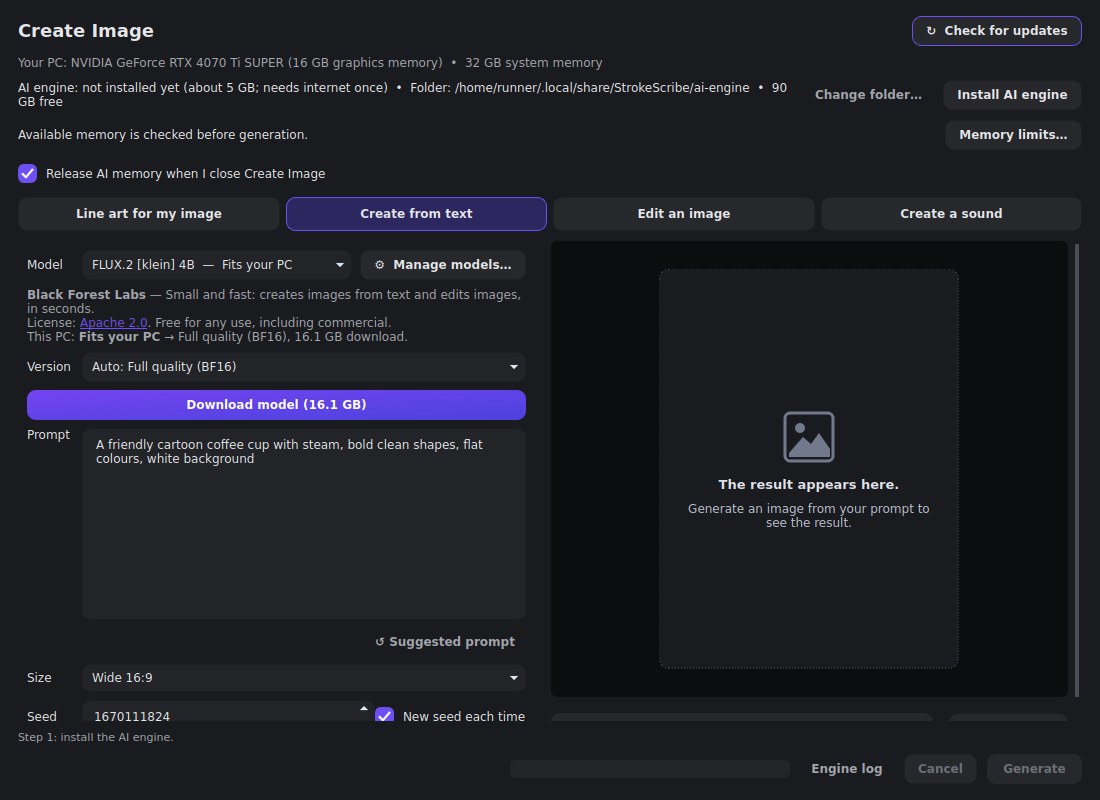
#> input picture create-image-dark.png, 1100 x 800 px
$ python -i png_cleanup.py   (imports and definitions only)
#> lines starting #> are read from the running program, lines starting #| are printed output that depends on the picture; after the words box and inside, x2 and y2 are one past the last pixel; in counts of white or black regions, pixels touching at a corner belong together
#> further down, picture is the input picture: PIL image 1100x800 RGB; mean R, G, B 31.6, 32.3, 38.8
#> in clean_background, `rgb, alpha = data[..., :3].astype(np.int32), data[..., 3]`: alpha: shape (800, 1100); every value is 255
"""Make a picture's transparency complete.

Many PNGs, especially AI-made ones, are not really transparent:
  * fake transparency: the grey-and-white checkerboard was painted INTO the
    picture, so it is solid;
  * a solid sheet behind the artwork (white, or any plain colour);
  * faint leftovers of background removal (pixels under ~25 % visible).

clean_background() finds the background from the picture's edges and removes
only what is connected to the edges, so white or grey parts INSIDE the artwork
(eyes, highlights, a white shirt surrounded by an outline) are kept.
"""
from __future__ import annotations

import numpy as np
from PIL import Image

FAINT_ALPHA = 64          # under ~25 % visible: background-removal leftovers
TOLERANCE = 22            # colour distance that still counts as background


def _edge_pixels(rgb, alpha, ring=3):
#> called with ring = 3
    h, w = alpha.shape
#> h = 800; w = 1100
    mask = np.zeros((h, w), bool)
    mask[:ring, :] = mask[-ring:, :] = True
    mask[:, :ring] = mask[:, -ring:] = True
    return rgb[mask], alpha[mask]


def background_colours(rgb, alpha):
    """The 1-3 colours of a solid or checkerboard background, or [] when the edges
    are already transparent or too varied to be a background."""
    colours, edge_alpha = _edge_pixels(rgb, alpha)
#> edge_alpha = 11364 values from 255 to 255
    opaque = edge_alpha > 250
    if opaque.mean() < .9:
        return []                                   # really transparent already
    colours = colours[opaque].astype(np.int32)
    keys = (colours // 8).astype(np.int32)
    flat = keys[:, 0] * 1024 + keys[:, 1] * 32 + keys[:, 2]
#> flat = 11364 values from 3171 to 3171
    values, counts = np.unique(flat, return_counts=True)
#> values = [3171]; counts = [11364]
    order = np.argsort(counts)[::-1]
#> order = [0]
    chosen, covered = [], 0
    for index in order[:6]:
        members = colours[flat == values[index]]
        centre = members.mean(0)
        if any(np.abs(centre - c).max() < TOLERANCE for c in chosen):
            covered += counts[index]; continue
        chosen.append(centre)
        covered += counts[index]
        if covered >= .9 * len(flat) or len(chosen) == 3:
            break
#> this loop made 1 pass
#> (centre, covered) on pass 1: ([26, 27, 30], 11364)
#> after the loop, chosen = [[26, 27, 30]]; covered = 11364
    if covered < .85 * len(flat):
        return []                                   # busy edges: a photo, not a background
    # Backgrounds are white, grey or black (a sheet or a checkerboard); a coloured
    # edge belongs to the artwork.
    if any(np.ptp(c) > 24 for c in chosen):
        return []
    return [np.array(c) for c in chosen]


def clean_background(image, faint=True, fake=True):
    """RGBA copy with fake/solid backgrounds and faint leftovers made transparent."""
    import cv2
    image = image.convert('RGBA')
    data = np.asarray(image).copy()
    rgb, alpha = data[..., :3].astype(np.int32), data[..., 3]
    if fake:
        colours = background_colours(rgb, alpha)
#> colours = [[26, 27, 30]]
        if colours:
            close = np.zeros(alpha.shape, bool)
            for c in colours:
                close |= np.abs(rgb - c).max(-1) <= TOLERANCE
#> this loop made 1 pass
#> pass 1, in clean_background, `close |= np.abs(rgb - c).max(-1) <= TOLERANCE`:
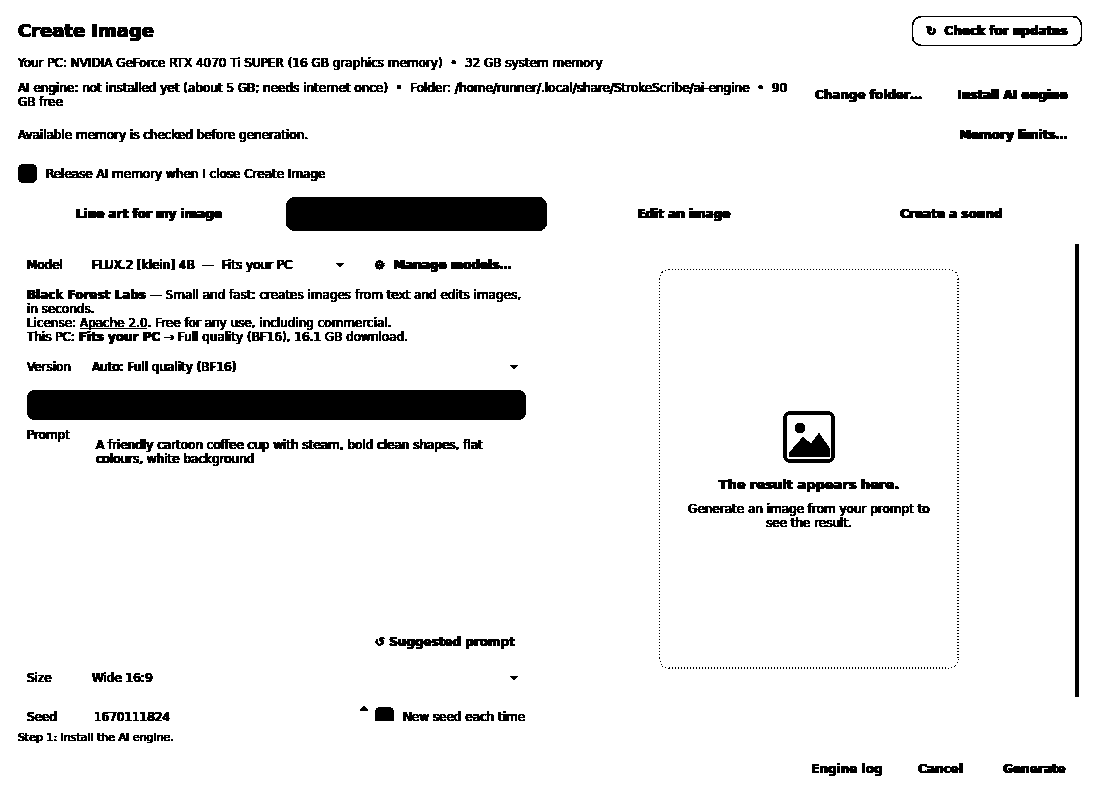
#> close: shape (800, 1100) bool; 92.8% white; 881 black regions (537 under 20 px), largest, box (x1, y1, x2, y2) and area: (27, 390, 526, 420) 14922, (286, 197, 547, 231) 8811, (1075, 244, 1079, 697) 1812
            close &= alpha > 0
            count, labels = cv2.connectedComponents(close.astype(np.uint8), connectivity=4)
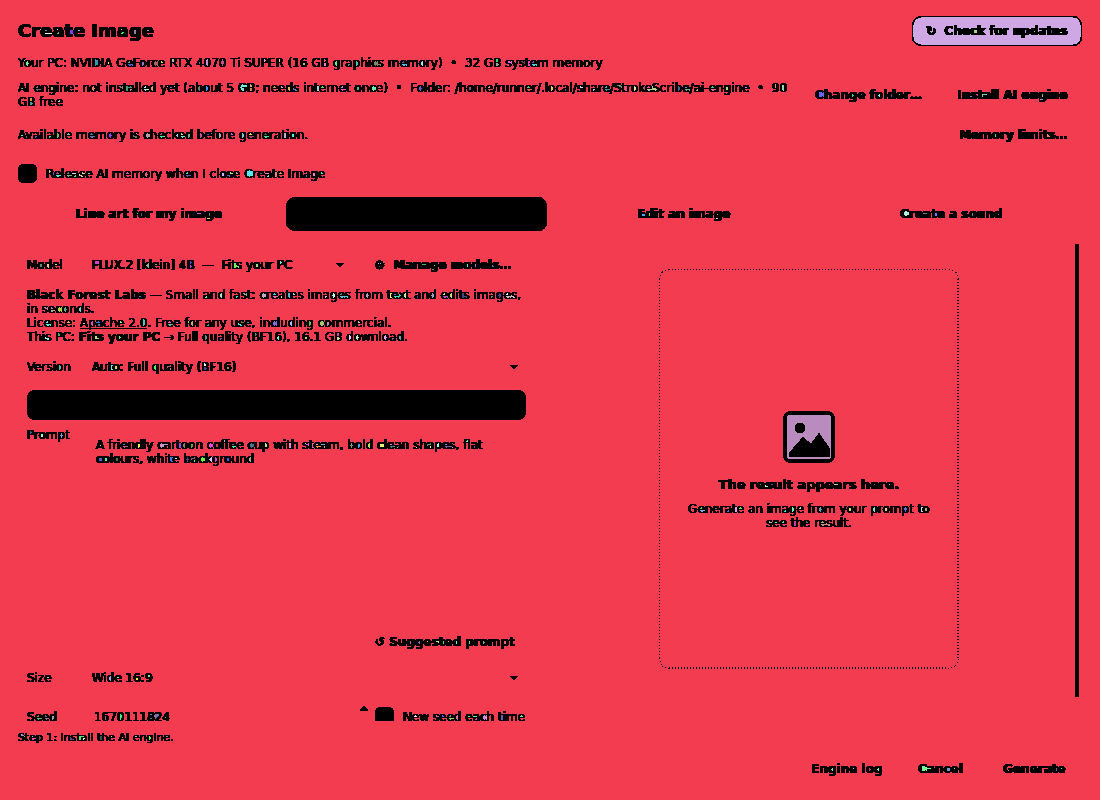
#> labels: shape (800, 1100) int32; 488 distinct labels, from 0 to 487; one colour per label, 0 black
#> count = 488
            edge = np.unique(np.concatenate([labels[0], labels[-1], labels[:, 0], labels[:, -1]]))
#> edge = [1]
            edge = edge[edge > 0]
            background = np.isin(labels, edge)
#> background: shape (800, 1100) bool; 91.9% white; 874 black regions (537 under 20 px), largest, box (x1, y1, x2, y2) and area: (27, 390, 526, 420) 14922, (286, 197, 547, 231) 8811, (912, 16, 1082, 46) 5037
            # Soft edge: antialiased pixels next to the removed background that are
            # still close to it become partly transparent instead of a light halo.
            near = cv2.dilate(background.astype(np.uint8), np.ones((3, 3), np.uint8)).astype(bool) & ~background
#> near: shape (800, 1100) bool; 3.1% white in thin lines or dots
            if near.any():
                distance = np.min([np.abs(rgb - c).max(-1) for c in colours], axis=0)
                fade = np.clip((distance - TOLERANCE) / (3 * TOLERANCE), 0, 1)
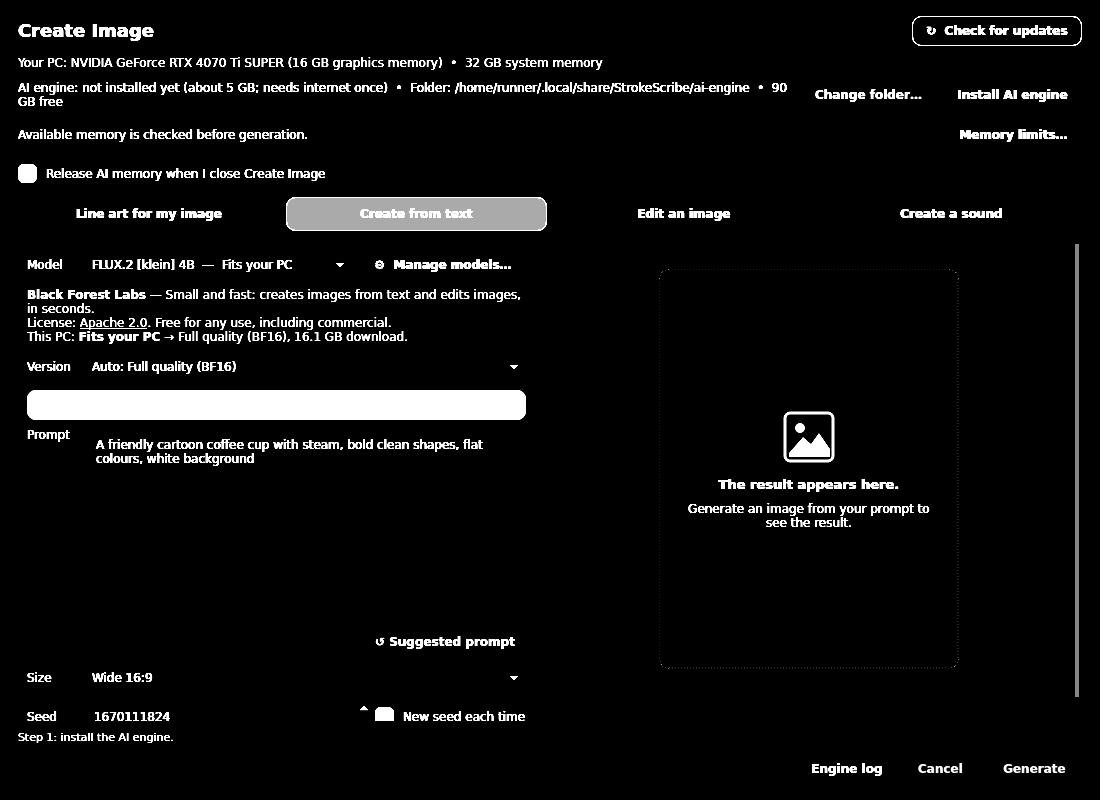
#> fade: shape (800, 1100) float64; min 0, max 1, mean 0.0617
                data[..., 3] = np.where(near, (alpha * fade).astype(np.uint8), data[..., 3])
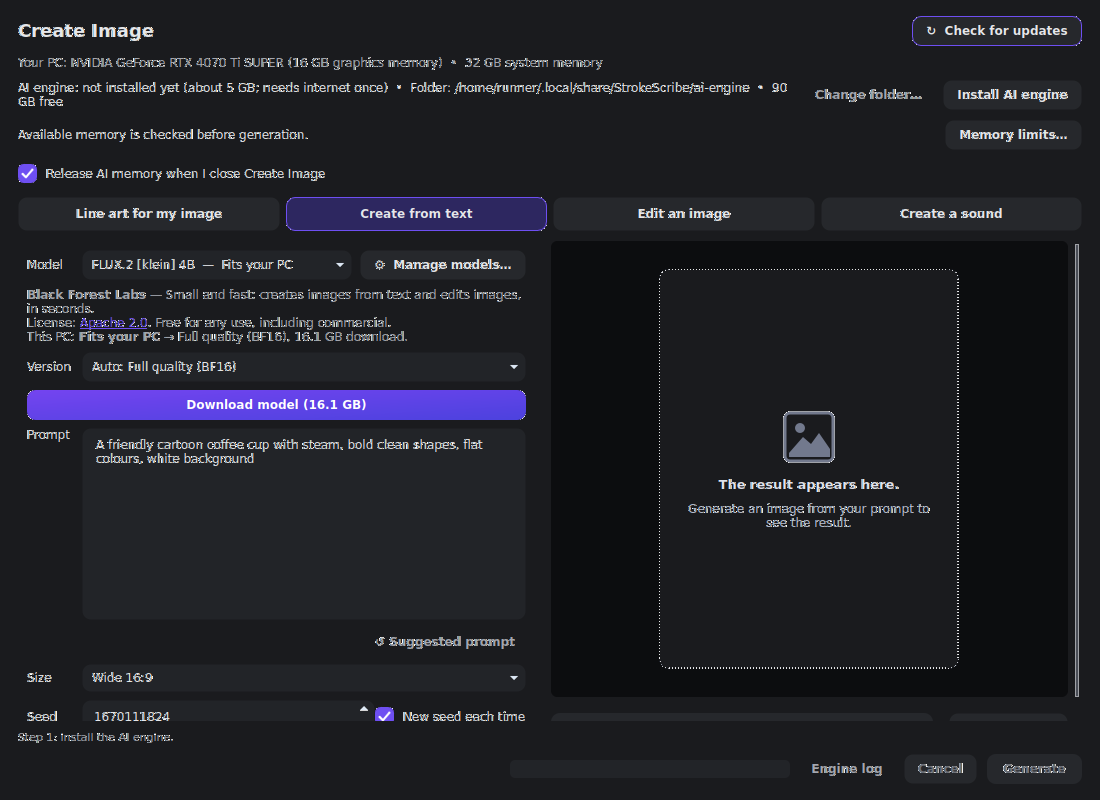
#> data: shape (800, 1100, 4); mean R, G, B, A 31.6, 32.3, 38.8, 253.6; transparent parts drawn white
            data[..., 3][background] = 0
            if (data[..., 3] > 0).sum() < .03 * max(1, (alpha > 0).sum()):
                data = np.asarray(image).copy()    # nothing would be left: it is not a background
    if faint:
        data[..., 3][data[..., 3] < FAINT_ALPHA] = 0
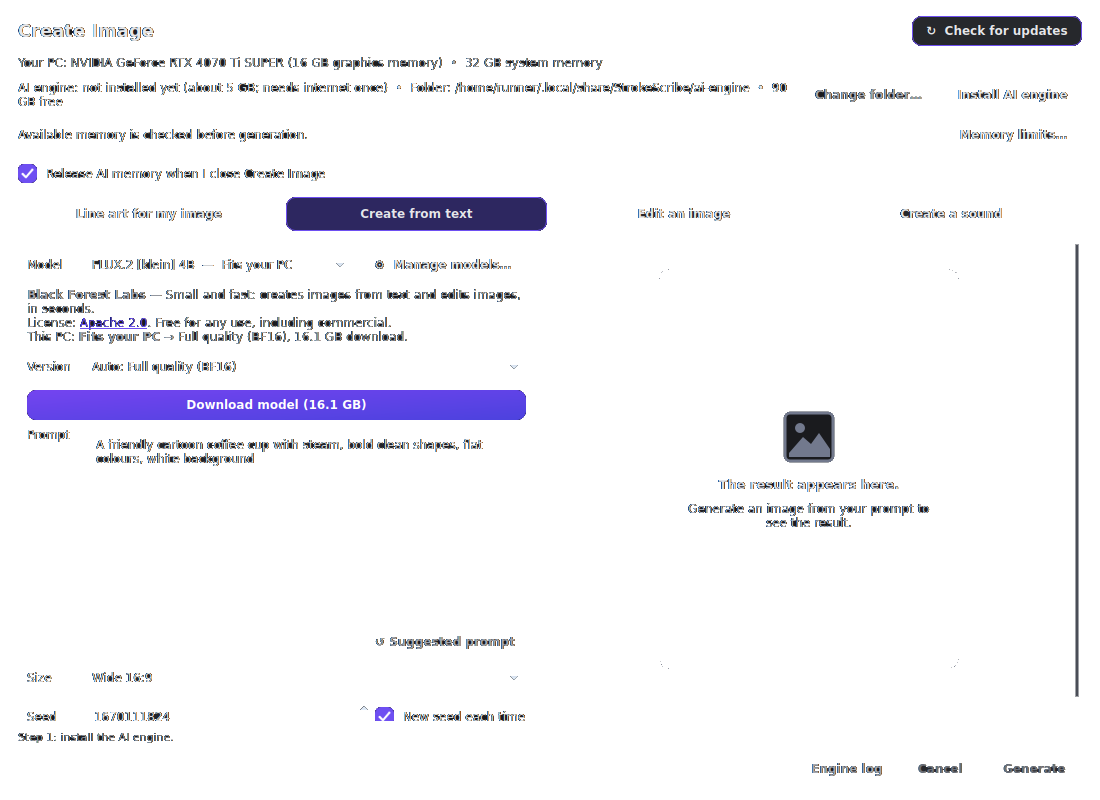
#> data: shape (800, 1100, 4); mean R, G, B, A 31.6, 32.3, 38.8, 19.1; transparent parts drawn white
    data[..., :3][data[..., 3] == 0] = 0           # no hidden colour in transparent pixels
    return Image.fromarray(data, 'RGBA')


def report(before, after):
    """Plain-language summary of what was cleaned (for the status line)."""
    a = np.asarray(before.convert('RGBA'))[..., 3] > 0
    b = np.asarray(after.convert('RGBA'))[..., 3] > 0
    removed = int((a & ~b).sum())
    if not removed:
        return 'nothing to clean'
    return f'cleaned the background ({100 * removed / max(1, a.size):.0f}% of the picture made transparent)'

>>> from PIL import Image
>>> picture = Image.open('create-image-dark.png')
>>> result = clean_background(picture)

$ run again, on 3-track-headers.png
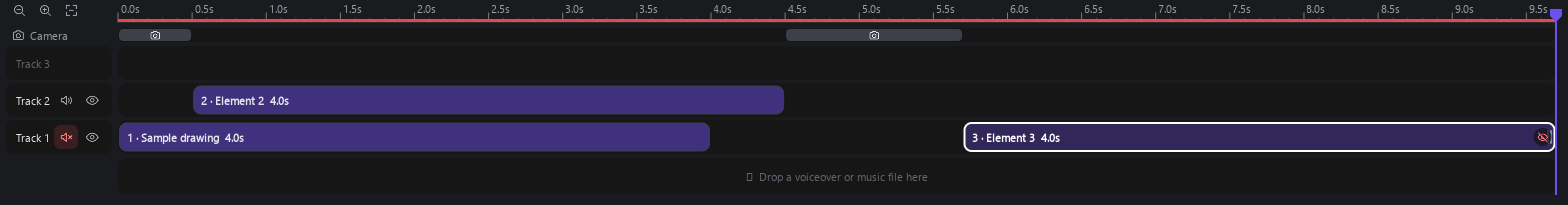
#> input picture 3-track-headers.png, 1568 x 205 px
#> picture is the input picture: PIL image 1568x205 RGBA; mean R, G, B, A 35.3, 31.5, 42.5, 255
#> alpha: shape (205, 1568); every value is 255
#> edge_alpha = 10602 values from 255 to 255
#> flat = 10602 values from 3171 to 3171
#> values = [3171]; counts = [10602]
#> order = [0]
#> the loop in background_colours, `for index in order[:6]:` made 1 pass
#> (centre, covered) on pass 1: ([26, 27, 30], 10602)
#> after the loop in background_colours, `for index in order[:6]:`: chosen = [[26, 27, 30]]; covered = 10602
#> colours = [[26, 27, 30]]
#> the loop in clean_background, `for c in colours:` made 1 pass
#> in clean_background, `count, labels = cv2.connectedComponents(close.astype(np.uint8), connec..`:
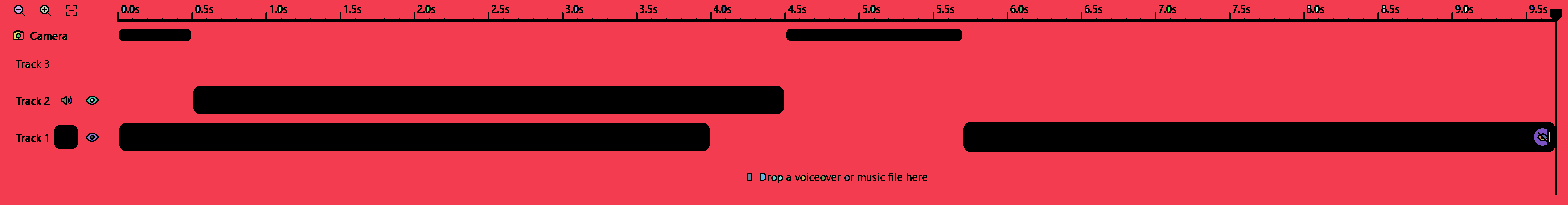
#> labels: shape (205, 1568) int32; 65 distinct labels, from 0 to 64; one colour per label, 0 black
#> count = 65
#> edge = [1]
#> background: shape (205, 1568) bool; 80.6% white; 117 black regions (60 under 20 px), largest, box (x1, y1, x2, y2) and area: (117, 9, 1562, 195) 22786, (193, 86, 784, 114) 16506, (119, 123, 710, 151) 16504
#> near: shape (205, 1568) bool; 3.2% white in thin lines or dots
#> in clean_background, `data[..., 3][data[..., 3] < FAINT_ALPHA] = 0`:
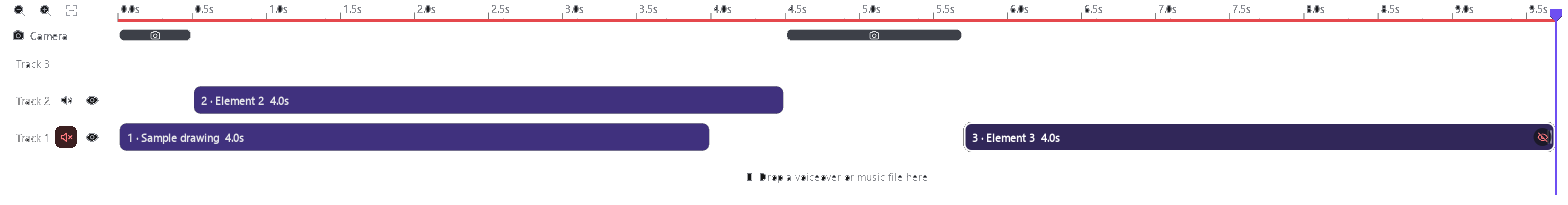
#> data: shape (205, 1568, 4); mean R, G, B, A 35.3, 31.5, 42.5, 47.7; transparent parts drawn white
